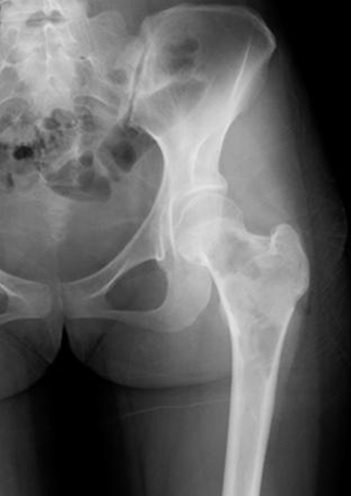
#> input picture BoneTumor_1/bone_tumor_dataset/no/N101.jpg, 352 x 496 px; its folder holds only this picture in this run
$ python -i BoneTumor.py   (imports and definitions only)
#> lines starting #> are read from the running program, lines starting #| are printed output that depends on the picture
from tkinter import messagebox
from tkinter import *
from tkinter import simpledialog
import tkinter
from tkinter import filedialog
import matplotlib.pyplot as plt
import numpy as np
from tkinter.filedialog import askopenfilename
import os
import cv2
from sklearn.model_selection import train_test_split
from sklearn.metrics import accuracy_score
from sklearn.neighbors import KNeighborsClassifier
from sklearn.svm import SVC
from sklearn.preprocessing import LabelEncoder
import imutils
from keras.utils.np_utils import to_categorical
from keras.layers import  MaxPooling2D
from keras.layers import Dense, Dropout, Activation, Flatten
from keras.layers import Convolution2D
from keras.models import Sequential
from keras.models import model_from_json
import pickle
from sklearn import metrics
import ftplib
from tkinter import ttk
import seaborn as sns
import numpy as np
from sklearn.metrics import confusion_matrix
from sklearn.model_selection import StratifiedKFold
from sklearn.model_selection import StratifiedKFold

# [6 lines not run here, left out]
X = []
Y = []
# [1 line not run here, left out]
disease = ['No Tumor Detected','Tumor Detected']

# [6 lines not run here, left out]

# [134 lines left out: functions edgeDetection, tumorSegmentation, uploadDataset, datasetPreprocessing, trainTumorDetectionModel, not called in this run]

def create_svm_model():
    svm_model = SVC(kernel='linear', C=1)  # You can customize kernel and C parameters
    return svm_model

def tumorClassification():
    filename = filedialog.askopenfilename(initialdir="testImages")
#> the answer given: bone_tumor_dataset/no/N101.jpg
    img = cv2.imread(filename,0)
#> img is the input picture: shape (496, 352); min 0, max 255, mean 97.2
    img = cv2.resize(img, (128,128))
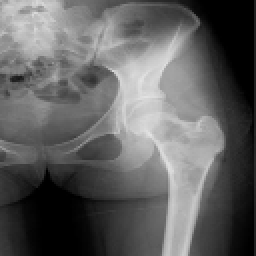
#> img: shape (128, 128) (shown 2 times larger); min 0, max 227, mean 96.7
    im2arr = np.array(img)
    im2arr = im2arr.reshape(1,128,128,1)
    XX = np.asarray(im2arr)

#> (the run stopped early here; a loop or call above may not have finished)

$ run again, on BoneTumor_1/bone_tumor_dataset/no/N102.jpg
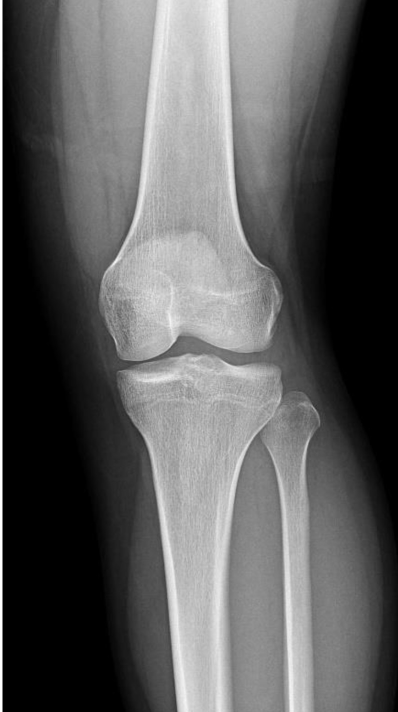
#> input picture BoneTumor_1/bone_tumor_dataset/no/N102.jpg, 796 x 1424 px (shown at 1/2 size)
#> in tumorClassification, img is the input picture: shape (1424, 796); min 0, max 255, mean 92.6
#> in tumorClassification, `img = cv2.resize(img, (128,128))`:
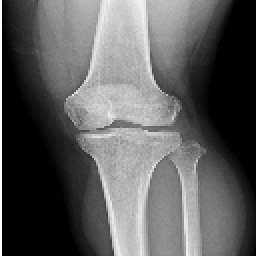
#> img: shape (128, 128) (shown 2 times larger); min 0, max 255, mean 92.9

$ run again, on BoneTumor_1/bone_tumor_dataset/no/N103.jpg
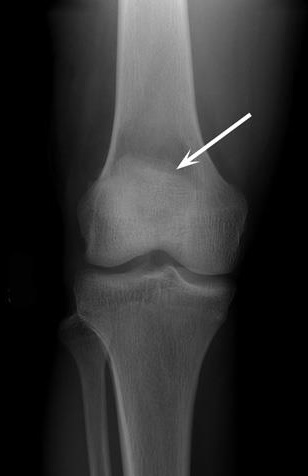
#> input picture BoneTumor_1/bone_tumor_dataset/no/N103.jpg, 308 x 476 px
#> in tumorClassification, img is the input picture: shape (476, 308); min 0, max 255, mean 47.1
#> in tumorClassification, `img = cv2.resize(img, (128,128))`:
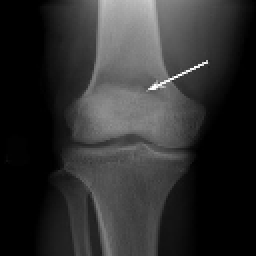
#> img: shape (128, 128) (shown 2 times larger); min 0, max 255, mean 47.1
